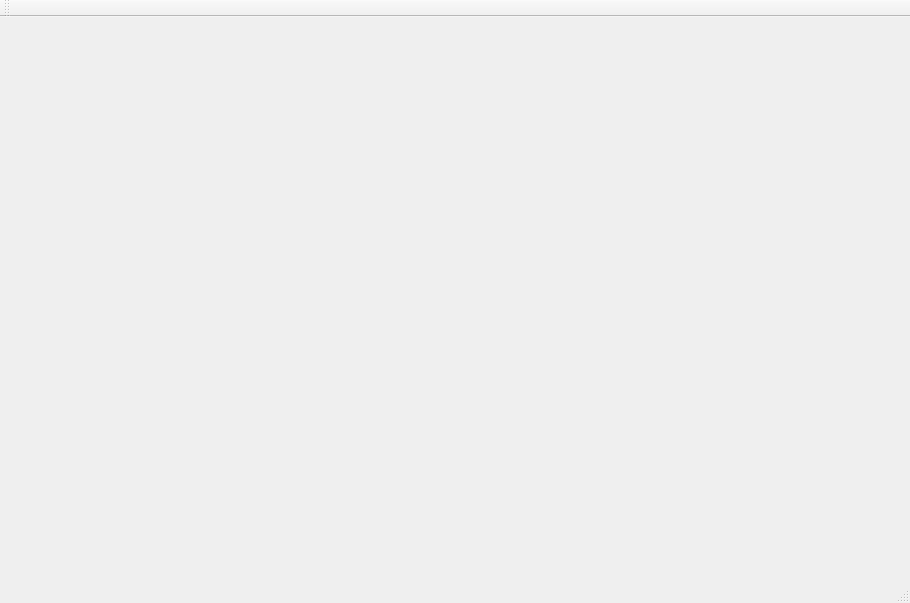
<?xml version="1.0" encoding="UTF-8"?>
<ui version="4.0">
 <class>MainWindow</class>
 <widget class="QMainWindow" name="MainWindow">
  <property name="geometry">
   <rect>
    <x>0</x>
    <y>0</y>
    <width>910</width>
    <height>603</height>
   </rect>
  </property>
  <property name="windowTitle">
   <string>MainWindow</string>
  </property>
  <widget class="QWidget" name="centralWidget"/>
  <widget class="QMenuBar" name="menuBar">
   <property name="geometry">
    <rect>
     <x>0</x>
     <y>0</y>
     <width>910</width>
     <height>24</height>
    </rect>
   </property>
  </widget>
  <widget class="QToolBar" name="mainToolBar">
   <attribute name="toolBarArea">
    <enum>TopToolBarArea</enum>
   </attribute>
   <attribute name="toolBarBreak">
    <bool>false</bool>
   </attribute>
  </widget>
  <widget class="QStatusBar" name="statusBar"/>
 </widget>
 <layoutdefault spacing="6" margin="11"/>
 <resources/>
 <connections/>
</ui>
